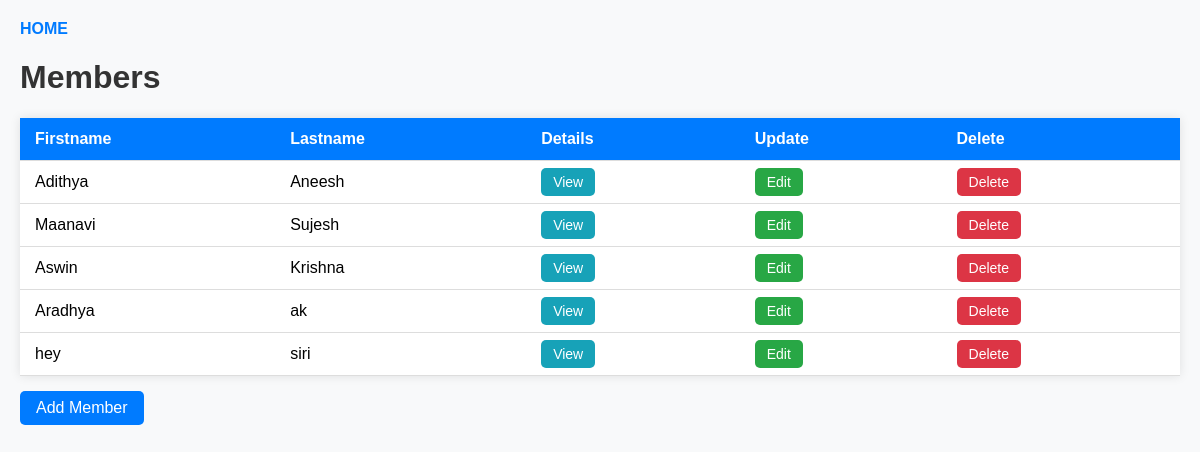
Before: /home/ with the older database file.
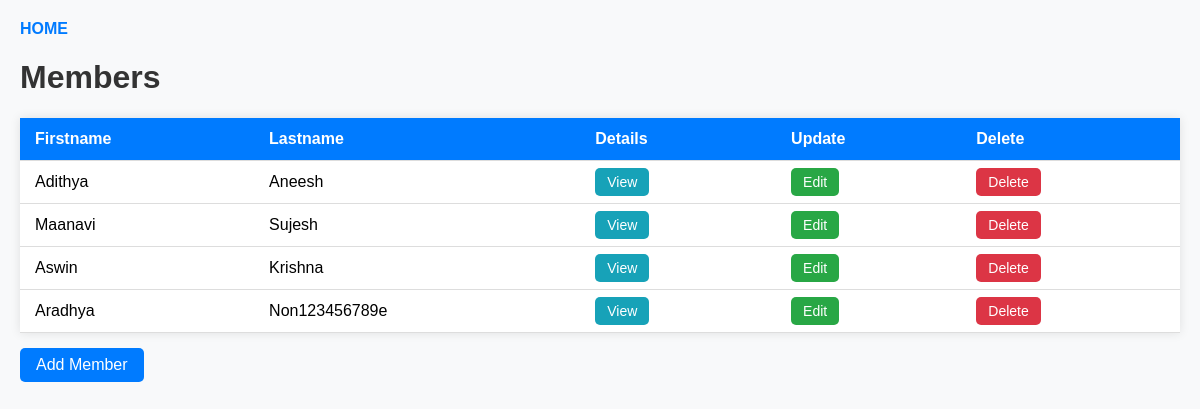
After: the same page with the newer database file.
### app/models.py (models this page shows, shortened)
class App(models.Model):
    firstname = models.CharField(max_length=255)
    lastname = models.CharField(max_length=255)
    phone = models.IntegerField(null=True)
    date = models.DateField(auto_now_add=True)

### app/views.py (the view)
# urls.py: path('home/', views.index,name='home'),
def index(request):
    person = App.objects.all().values()
    return render(request,'index.html',{'person':person})

### app/templates/index.html (shortened to what this page needs)
{% extends "master.html" %}
{% load static %}
{% block content %}
<div>
    <a href="/">HOME</a>
    <h1>Members</h1>
</div>
<table>
    <thead>
        <tr>
            <th>Firstname</th>
            <th>Lastname</th>
            <th>Details</th>
            <th>Update</th>
            <th>Delete</th>
        </tr>
    </thead>
    <tbody>
        {% for x in person %}
        <tr>
            <td>{{ x.firstname }}</td>
            <td>{{ x.lastname }}</td>
            <td><a class="btn btn-view" href="{% url 'details' x.id %}">View</a></td>
            <td><a class="btn btn-edit" href="{% url 'update' x.id %}">Edit</a></td>
            <td><a class="btn btn-delete" href="{% url 'delete' x.id %}">Delete</a></td>
        </tr>
        {% endfor %}
    </tbody>
</table>
<a class="btn-add" href="{% url 'add' %}">Add Member</a>
{% endblock %}

Changed rows visible on the page:
removed App: firstname "hey", lastname "siri"
changed App "Aradhya": lastname "ak" → "Non123456789e"
